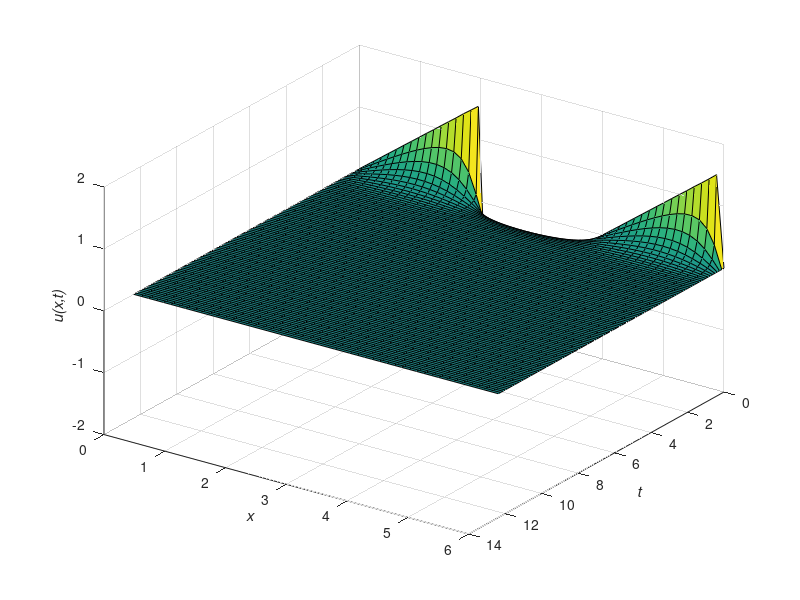

This chart was generated by the following MATLAB code:
%Referencia de código: https://www.mathworks.com/matlabcentral/answers/381761-plotting-a-temperature-graphs-of-a-heat-equation-of-a-rod


clearvars
close all
clc

c = 4;
L = 2;
deltat = 0.125000;
k = 0:99;
t = k*deltat;
x = linspace(0,6,50);
xp = c*pi/L^2;
[T,X] = meshgrid(t,x);
u = zeros(size(T));
for n = 1:1000
    u = u + ((-1)^(n+1)/n) * (sin(n*pi*X/L).*exp(-n*xp*T));
end
figure(1)
surf(T, X, u)
grid on
xlabel('\itt\rm')
ylabel('\itx\rm')
zlabel('\itu(x,t)\rm')
view(125, 35)
